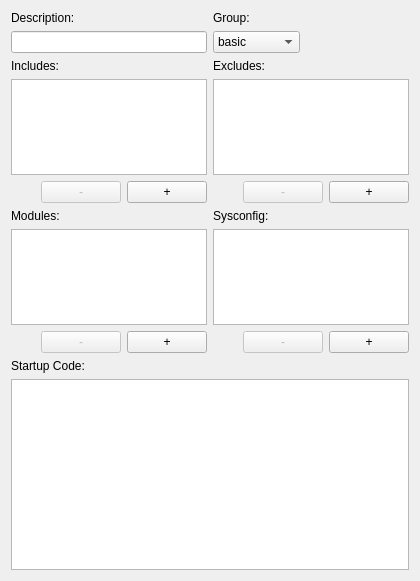
<?xml version="1.0" encoding="UTF-8"?>
<ui version="4.0">
 <class>widgetSetup</class>
 <widget class="QWidget" name="widgetSetup">
  <property name="geometry">
   <rect>
    <x>0</x>
    <y>0</y>
    <width>420</width>
    <height>581</height>
   </rect>
  </property>
  <property name="windowTitle">
   <string>Form</string>
  </property>
  <layout class="QGridLayout" name="gridLayout" rowstretch="0,0,0,1,0,0,1,0,0,2">
   <item row="7" column="1">
    <layout class="QHBoxLayout" name="horizontalLayoutSysconfigButtons" stretch="5,0,0">
     <item>
      <spacer name="horizontalSpacerSysconfigButtons">
       <property name="orientation">
        <enum>Qt::Horizontal</enum>
       </property>
       <property name="sizeHint" stdset="0">
        <size>
         <width>68</width>
         <height>20</height>
        </size>
       </property>
      </spacer>
     </item>
     <item>
      <widget class="QPushButton" name="pushButtonRemoveSysconfig">
       <property name="enabled">
        <bool>false</bool>
       </property>
       <property name="text">
        <string>-</string>
       </property>
      </widget>
     </item>
     <item>
      <widget class="QPushButton" name="pushButtonAddSysconfig">
       <property name="text">
        <string>+</string>
       </property>
      </widget>
     </item>
    </layout>
   </item>
   <item row="8" column="0">
    <widget class="QLabel" name="labelStartupCode">
     <property name="text">
      <string>Startup Code:</string>
     </property>
    </widget>
   </item>
   <item row="0" column="1">
    <widget class="QLabel" name="labelGroup">
     <property name="text">
      <string>Group:</string>
     </property>
    </widget>
   </item>
   <item row="3" column="0">
    <widget class="QListWidget" name="listWidgetIncludes"/>
   </item>
   <item row="3" column="1">
    <widget class="QListWidget" name="listWidgetExcludes"/>
   </item>
   <item row="0" column="0">
    <widget class="QLabel" name="labelDescription">
     <property name="text">
      <string>Description:</string>
     </property>
    </widget>
   </item>
   <item row="2" column="1">
    <widget class="QLabel" name="labelExcludes">
     <property name="text">
      <string>Excludes:</string>
     </property>
    </widget>
   </item>
   <item row="5" column="0">
    <widget class="QLabel" name="labelModules">
     <property name="text">
      <string>Modules:</string>
     </property>
    </widget>
   </item>
   <item row="4" column="1">
    <layout class="QHBoxLayout" name="horizontalLayoutExcludeButtons" stretch="5,0,0">
     <item>
      <spacer name="horizontalSpacerExcludeButtons">
       <property name="orientation">
        <enum>Qt::Horizontal</enum>
       </property>
       <property name="sizeHint" stdset="0">
        <size>
         <width>68</width>
         <height>20</height>
        </size>
       </property>
      </spacer>
     </item>
     <item>
      <widget class="QPushButton" name="pushButtonRemoveExclude">
       <property name="enabled">
        <bool>false</bool>
       </property>
       <property name="text">
        <string>-</string>
       </property>
      </widget>
     </item>
     <item>
      <widget class="QPushButton" name="pushButtonAddExclude">
       <property name="text">
        <string>+</string>
       </property>
      </widget>
     </item>
    </layout>
   </item>
   <item row="4" column="0">
    <layout class="QHBoxLayout" name="horizontalLayoutIncludeButtons" stretch="5,0,0">
     <item>
      <spacer name="horizontalSpacerIncludeButtons">
       <property name="orientation">
        <enum>Qt::Horizontal</enum>
       </property>
       <property name="sizeHint" stdset="0">
        <size>
         <width>68</width>
         <height>20</height>
        </size>
       </property>
      </spacer>
     </item>
     <item>
      <widget class="QPushButton" name="pushButtonRemoveInclude">
       <property name="enabled">
        <bool>false</bool>
       </property>
       <property name="text">
        <string>-</string>
       </property>
      </widget>
     </item>
     <item>
      <widget class="QPushButton" name="pushButtonAddInclude">
       <property name="text">
        <string>+</string>
       </property>
      </widget>
     </item>
    </layout>
   </item>
   <item row="1" column="0">
    <widget class="QLineEdit" name="lineEditDescription"/>
   </item>
   <item row="2" column="0">
    <widget class="QLabel" name="labelIncludes">
     <property name="text">
      <string>Includes:</string>
     </property>
    </widget>
   </item>
   <item row="6" column="1">
    <widget class="SysconfigWidget" name="treeWidgetSysconfig">
     <property name="expandsOnDoubleClick">
      <bool>false</bool>
     </property>
     <attribute name="headerVisible">
      <bool>false</bool>
     </attribute>
     <column>
      <property name="text">
       <string>Sysconfig</string>
      </property>
     </column>
    </widget>
   </item>
   <item row="1" column="1">
    <layout class="QHBoxLayout" name="horizontalLayoutGroupComboBox">
     <item>
      <widget class="QComboBox" name="comboBoxGroup">
       <item>
        <property name="text">
         <string>basic</string>
        </property>
       </item>
       <item>
        <property name="text">
         <string>configdata</string>
        </property>
       </item>
       <item>
        <property name="text">
         <string>lowlevel</string>
        </property>
       </item>
       <item>
        <property name="text">
         <string>optional</string>
        </property>
       </item>
       <item>
        <property name="text">
         <string>plugplay</string>
        </property>
       </item>
       <item>
        <property name="text">
         <string>special</string>
        </property>
       </item>
      </widget>
     </item>
     <item>
      <spacer name="horizontalSpacerGroupComboBox">
       <property name="orientation">
        <enum>Qt::Horizontal</enum>
       </property>
       <property name="sizeHint" stdset="0">
        <size>
         <width>68</width>
         <height>20</height>
        </size>
       </property>
      </spacer>
     </item>
    </layout>
   </item>
   <item row="5" column="1">
    <widget class="QLabel" name="labelSysconfig">
     <property name="text">
      <string>Sysconfig:</string>
     </property>
    </widget>
   </item>
   <item row="6" column="0">
    <widget class="QListWidget" name="listWidgetModules"/>
   </item>
   <item row="7" column="0">
    <layout class="QHBoxLayout" name="horizontalLayoutModuleButtons" stretch="5,0,0">
     <item>
      <spacer name="horizontalSpacerModuleButtons">
       <property name="orientation">
        <enum>Qt::Horizontal</enum>
       </property>
       <property name="sizeHint" stdset="0">
        <size>
         <width>68</width>
         <height>20</height>
        </size>
       </property>
      </spacer>
     </item>
     <item>
      <widget class="QPushButton" name="pushButtonRemoveModule">
       <property name="enabled">
        <bool>false</bool>
       </property>
       <property name="text">
        <string>-</string>
       </property>
      </widget>
     </item>
     <item>
      <widget class="QPushButton" name="pushButtonAddModule">
       <property name="text">
        <string>+</string>
       </property>
      </widget>
     </item>
    </layout>
   </item>
   <item row="9" column="0" colspan="2">
    <widget class="QPlainTextEdit" name="textEditStartupCode"/>
   </item>
  </layout>
  <zorder>labelExcludes</zorder>
  <zorder>labelIncludes</zorder>
  <zorder>labelDescription</zorder>
  <zorder>labelGroup</zorder>
  <zorder>lineEditDescription</zorder>
  <zorder>listWidgetIncludes</zorder>
  <zorder>listWidgetExcludes</zorder>
  <zorder></zorder>
  <zorder>labelSysconfig</zorder>
  <zorder>listWidgetModules</zorder>
  <zorder>labelModules</zorder>
  <zorder>treeWidgetSysconfig</zorder>
  <zorder>labelStartupCode</zorder>
  <zorder>textEditStartupCode</zorder>
 </widget>
 <customwidgets>
  <customwidget>
   <class>SysconfigWidget</class>
   <extends>QTreeWidget</extends>
   <header>nicostools/setupfiletool/sysconfigwidget.h</header>
  </customwidget>
 </customwidgets>
 <resources/>
 <connections/>
</ui>
